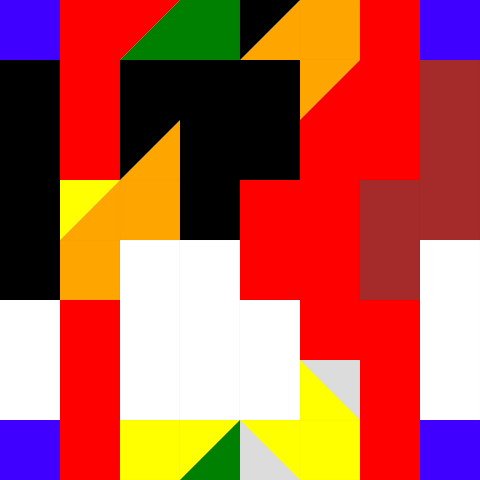
Frame 1 (no input)
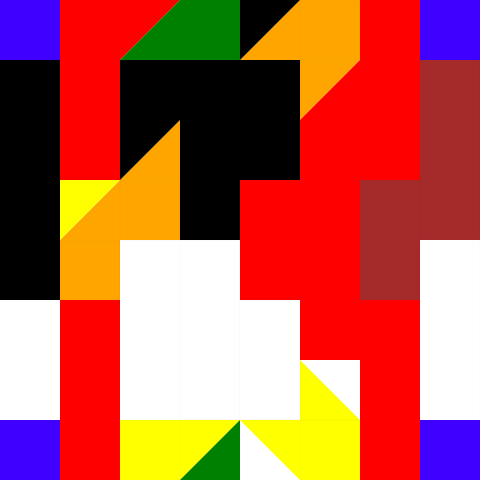
Frame 60 (no input)
Frame 120 (the mouse pressed at the canvas centre since frame 60): identical to frame 60, image omitted

The p5.js sketch that drew these frames (run headless with seeded random() and noise() and a simulated clock; from frame 60 on, the mouse is pressed at the canvas centre):

// p5.js sketch
// ── sketch.js
function setup() {
    createCanvas(480, 480);
}

function draw() {
    strokeWeight(0.02);
    background(220);
    colorMode(HSB);
    fill(255, 204, 100);
    rect(0, 0, 60, 60);
    colorMode(HSB);
    fill(255, 204, 100);
    rect(420, 420, 60, 60);
    colorMode(HSB);
    fill(255, 204, 100);
    rect(0, 420, 60, 60);
    colorMode(HSB);
    fill(255, 204, 100);
    rect(420, 0, 60, 60);

    fill("black");
    rect(0, 60, 60, 240);
    fill("red");
    rect(60, 0, 60, 180);
    fill("red");
    rect(60, 300, 60, 180);
    fill("white");
    rect(0, 300, 60, 120);
    fill("orange");
    rect(60, 240, 60, 60);
    fill("yellow");
    rect(120, 420, 60, 60);
    fill("white");
    rect(120, 240, 60, 180);
    fill("orange");
    rect(120, 180, 60, 60);
    fill("black");
    rect(120, 60, 60, 60);
    fill("white");
    rect(180, 240, 60, 180);
    fill("white");
    rect(240, 300, 60, 120);
    fill("black");
    rect(180, 60, 60, 180);
    fill("black");
    rect(240, 60, 60, 120);
    fill("green");
    rect(180, 0, 60, 60);
    fill("red");
    rect(240, 180, 60, 120);
    fill("orange");
    rect(300, 0, 60, 60);
    fill("red");
    rect(300, 120, 60, 240);
    fill("red");
    rect(360, 0, 60, 180);
    fill("red");
    rect(360, 300, 60, 180);
    fill("yellow");
    rect(300, 420, 60, 60);
    fill("brown");
    rect(360, 180, 60, 120);
    fill("brown");
    rect(420, 60, 60, 180);
    fill("white");
    rect(420, 240, 60, 180);

    fill("orange");
    triangle(180, 180, 120, 180, 180, 120);
    fill("orange");
    triangle(60, 240, 120, 180, 120, 240);
    fill("yellow");
    triangle(60, 180, 120, 180, 60, 240);
    fill("black");
    triangle(120, 180, 180, 120, 120, 120);
    fill("red");
    triangle(120, 60, 180, 0, 120, 0);
    fill("green");
    triangle(180, 60, 180, 0, 120, 60);
    fill("orange");
    triangle(300, 60, 300, 0, 240, 60);
    fill("black");
    triangle(240, 60, 300, 0, 240, 0);
    fill("orange");
    triangle(360, 60, 300, 120, 300, 60);
    fill("red");
    triangle(360, 60, 300, 120, 360, 120);
    fill("yellow");
    triangle(300, 360, 300, 420, 360, 420);
    fill("yellow");
    triangle(300, 480, 300, 420, 240, 420);
    fill("yellow");
    triangle(180, 480, 240, 420, 180, 420);
    fill("green");
    triangle(180, 480, 240, 420, 240, 480);
}
